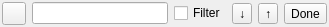
<?xml version="1.0" encoding="UTF-8"?>
<ui version="4.0">
 <class>SearchBar</class>
 <widget class="QWidget" name="SearchBar">
  <property name="geometry">
   <rect>
    <x>0</x>
    <y>0</y>
    <width>329</width>
    <height>26</height>
   </rect>
  </property>
  <property name="sizePolicy">
   <sizepolicy hsizetype="Preferred" vsizetype="Fixed">
    <horstretch>0</horstretch>
    <verstretch>0</verstretch>
   </sizepolicy>
  </property>
  <property name="autoFillBackground">
   <bool>true</bool>
  </property>
  <layout class="QHBoxLayout" name="horizontalLayout">
   <property name="leftMargin">
    <number>2</number>
   </property>
   <property name="topMargin">
    <number>2</number>
   </property>
   <property name="rightMargin">
    <number>2</number>
   </property>
   <property name="bottomMargin">
    <number>2</number>
   </property>
   <item>
    <widget class="QToolButton" name="providerChooser">
     <property name="toolTip">
      <string>Search scope</string>
     </property>
     <property name="popupMode">
      <enum>QToolButton::ToolButtonPopupMode::InstantPopup</enum>
     </property>
    </widget>
   </item>
   <item>
    <widget class="QLineEdit" name="lineEdit">
     <property name="clearButtonEnabled">
      <bool>true</bool>
     </property>
    </widget>
   </item>
   <item>
    <widget class="QCheckBox" name="filterCheckBox">
     <property name="focusPolicy">
      <enum>Qt::FocusPolicy::NoFocus</enum>
     </property>
     <property name="toolTip">
      <string>Show only matching rows</string>
     </property>
     <property name="text">
      <string>Filter</string>
     </property>
    </widget>
   </item>
   <item>
    <widget class="QToolButton" name="forwardButton">
     <property name="toolTip">
      <string>Next Occurrence</string>
     </property>
     <property name="text">
      <string notr="true">↓</string>
     </property>
    </widget>
   </item>
   <item>
    <widget class="QToolButton" name="backwardButton">
     <property name="toolTip">
      <string>Previous Occurrence</string>
     </property>
     <property name="text">
      <string notr="true">↑</string>
     </property>
    </widget>
   </item>
   <item>
    <widget class="QToolButton" name="closeButton">
     <property name="toolTip">
      <string>Close Search Bar</string>
     </property>
     <property name="text">
      <string>Done</string>
     </property>
    </widget>
   </item>
  </layout>
 </widget>
 <resources/>
 <connections/>
</ui>
